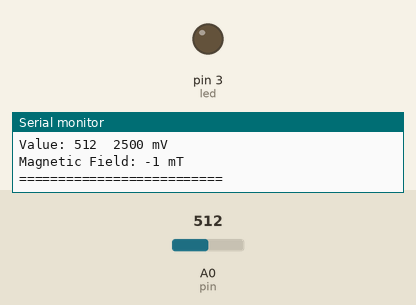
Simulated run of this sketch. Board: Arduino Uno, built with avr-gcc and run on an emulated ATmega328P. On the bench: output pins drawn as LEDs (lit = HIGH), the last lines printed to the serial monitor. The test bench sets the inputs (shaded band); at power-on: A0 (pin) = 512.

Above: at 1.8 s.
1.9 s: A0 (pin) set to 548
At 3.0 s:
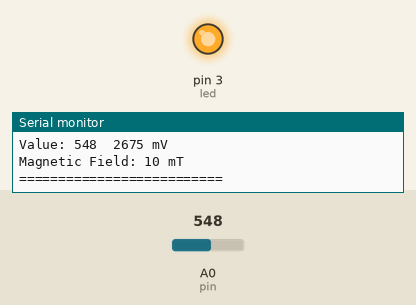
3.5 s: A0 (pin) set to 511
At 5.0 s:
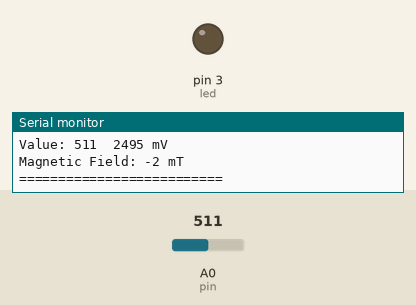
5.5 s: A0 (pin) set to 488
At 7.0 s:
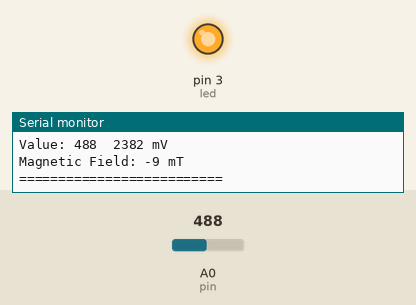
Timing chart, 0 to 8.5 s (numbered marks = the images above; inputs shaded):
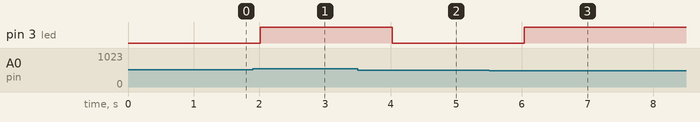

Measured:
- the behaviour switches between 533 and 534 on A0 (pin) (found by bisection; images 0 and 1)
- the behaviour switches between 500 and 499 on A0 (pin) (found by bisection; images 2 and 3)
- after the input at 1.9 s, pin 3 (led): LOW → HIGH after 0.11 s
- after the input at 3.5 s, pin 3 (led): HIGH → LOW after 0.53 s
- after the input at 5.5 s, pin 3 (led): LOW → HIGH after 0.54 s

The sketch:

4.2.ino
```cpp
int pin = A0;         // Input pin for the Hall sensor
int led = 3;          // Output pin for the LED
int vcc = 5000;       // Supply voltage for the Hall sensor in millivolts (mV)

int value;            // Variable to store the analog reading (0-1023)
int voltage;          // Variable to store the voltage value in mV
int field;            // Variable to store the magnetic field value in millitesla (mT)

void setup() {
  pinMode(led, OUTPUT);    // Set the LED pin as an output
  Serial.begin(9600);      // Start serial communication at 9600 baud
}

void loop() {
  value = analogRead(pin); // Read the analog value from the Hall sensor

  // Convert the analog value to voltage (in mV)
  voltage = value * (vcc / 1024.0);

  // Calculate the magnetic field strength in millitesla (mT)
  field = map(voltage, 1000, 4000, -100, 100);

  field--; // Apply a correction by decreasing the field value by 1 mT

  // Check if the magnetic field is greater than +5 mT or less than -5 mT
  if (field > 5 || field < -5) {
    digitalWrite(led, HIGH); // Turn on the LED if the magnetic field is strong
  }
  else {
    digitalWrite(led, LOW);  // Turn off the LED if the magnetic field is weak
  }

  // Print the sensor reading, voltage, and magnetic field to the Serial Monitor
  Serial.print("Value: ");
  Serial.print(value);       // Print the raw analog value (0-1023)
  Serial.print("\t");
  Serial.print(voltage);     // Print the voltage in millivolts
  Serial.println(" mV");
  Serial.print("Magnetic Field: ");
  Serial.print(field);       // Print the calculated magnetic field value
  Serial.println(" mT");
  Serial.println("=========================="); // Separator line for readability

  delay(1000); // Wait 1 second before taking the next reading
}
```
